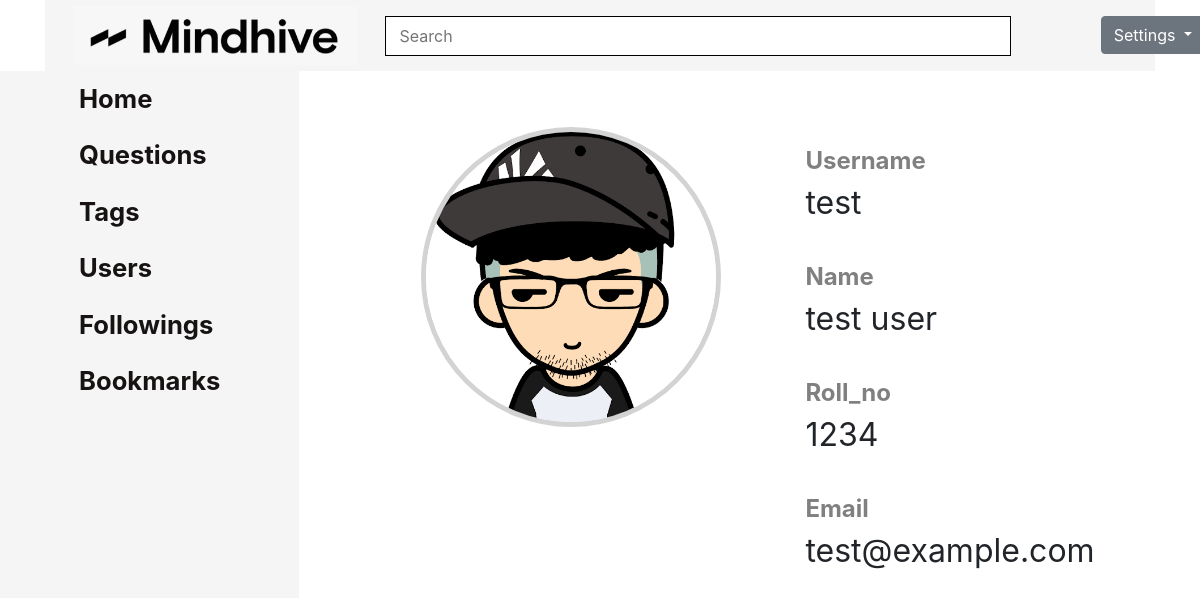
The page /users/2 on the database its author committed.
### users/models.py (models this page shows, shortened)
class User(AbstractUser):
    username = models.CharField(max_length=20,blank=False)
    email = models.EmailField(
        verbose_name='email address',
        max_length=255,
        unique=True,
        blank=False,
    )
    name = models.CharField(max_length=20, blank=True, null=True)
    roll_no=models.CharField(max_length=8, blank=True, null=True)
    profile_image = models.ImageField(upload_to='profile_image', default='default.jpg')
    blocked = models.BooleanField(default=False)
    followingQuestions = models.ManyToManyField(to='questions.Question', related_name='users_following', blank=True)
    bookmarkQuestions = models.ManyToManyField(to='questions.Question', related_name='users_bookmarked', blank=True)
    favouriteTags = models.ManyToManyField(to='tags.Tag', blank=True)
    notifications = models.ManyToManyField(to='notifications.Notification', blank=True)
    objects = UserInfoManager()
    USERNAME_FIELD = 'email'
    REQUIRED_FIELDS = ['username' ]

### users/views.py (the view)
# urls.py: path('<int:pk>', views.profile, name='view_user'),
def profile(request,pk):
    usr = User.objects.get(pk=pk)
    if request.user.is_authenticated:
        return render(request, 'homepage.html', {'usr': usr, 'viewer': request.user})
    else:
        return render(request, 'homepage.html', {'usr': usr})

### templates/homepage.html (shortened to what this page needs)
<!DOCTYPE html>
<html lang="en">
{% load static %}
<head>
    <link rel="stylesheet" href="{% static '/css/style.css' %}">
    <link rel="stylesheet" href="https://cdn.jsdelivr.net/npm/bootstrap@4.0.0/dist/css/bootstrap.min.css">
</head>
{%block content%}
<body>
  <div class="container">
    <nav id="navbar">
        <a href="#" id="logo">
            <img src="../media/icon.jpg" alt="Hello" class="logo-img">
        </a>
        <form class="inline-block">
            <input class="form-input" type="search" placeholder="Search" aria-placeholder="Search" length=50px>
        </form>
        <ul>
            <div class="dropdown">
                <button class="btn btn-secondary dropdown-toggle" type="button" id="dropdownMenuButton" data-toggle="dropdown" aria-haspopup="true" aria-expanded="false">
                  Settings
                </button>
            </div>
        </ul>
    </nav>
  </div>
    <div id="container">
        <div id="left">
            <a href="#" class="sect">
                <div class="comp">Home</div>
            </a>
            <a href="#" class="sect">
                <div class="comp">Questions</div>
            </a>
            <a href="#" class="sect">
                <div class="comp">Tags</div>
            </a>
            <a href="#" class="sect">
                <div class="comp">Users</div>
            </a>
            <a href="#" class="sect">
                <div class="comp">Followings</div>
            </a>
            <a href="#" class="sect">
                <div class="comp">Bookmarks</div>
            </a>
        </div>
        <div class="profile">
            <div id="photo">
                <div id="center-photo">
                    <img src="{{usr.profile_image.url}}" />
                </div>
            </div>
            <div id="data">
                <form class="data-input" action="">
                    <p class="text-name">Username</p>
                    {{usr.username}}
                </form>
                <form class="data-input" action="">
                    <p class="text-name">Name</p>
                    {{usr.name}}
                </form>
                <form class="data-input" action="">
                    <p class="text-name">Roll_no</p>
                    {{usr.roll_no}}
                </form>
                <form class="data-input" action="">
                    <p class="text-name">Email</p>
                    {{usr.email}}
                </form>
                </div>
            </div>
        </div>
</body>
{%endblock%}
</html>

### static/css/style.css (style rules this page uses)
* { margin: 20; padding: 20; }
html { scroll-behavior: smooth; }
:root { --navbar-height: 59px; }
body { background-color: rgb(214, 210, 210); }
#navbar { z-index: 99999; display: flex; align-items: center; position: sticky; top: 0px; border-bottom: #171313; }
#navbar::before { content: ""; background-color: whitesmoke; position: absolute; top:0px; left:0px; height: 100%; width:100%; z-index: -1; opacity: 1; }
#logo { color: white; display: flex; padding: 3px 22px; border-radius: 20px; text-decoration: none; }
.logo-img { height: 59px; margin: 3px 6px; }
.inline-block { display: block; width: 950px; height: 40px; }
.form-input { float: none; display: block; text-align: left; width: 100%; margin: 0; padding: 14px; border: 1px solid black; height: 40px; }
.dropdown { position: relative; left: 50px; top: 7px; }
#navbar ul { display: flex; }
#container { width: 100%; }
#left { position: sticky; float: left; width: auto; height: 90vh; display: flex; flex-direction: column; margin-top: 0; margin-left: 0; background-color: whitesmoke; }
#left a { text-decoration: none; text-align: left; font-size: 1.6rem; color: #171313; }
.sect { margin: 6px 12px; padding: 6px 13px; }
.comp { margin: -3px 8px; padding: 0px 46px; font-weight: bold; }
.profile { display: flex; float: left; width: 70%; height: 77vh; margin-top: 28px; margin-left: 22px; }
#photo { width: 40%; margin: 28px; display: flex; flex-direction: column; }
#center-photo { width:50%; margin: 0em 4.5em; }
#center-photo img { height: 300px; width: 300px; border-radius: 50%; border: 5px lightgray solid; }
#data { width: 60%; margin: 28px; display: flex; flex-direction: column; }
.data-input { display: block; padding: 0.5em 1em; margin: 0em 1em; font-size: xx-large; }
.text-name { margin:0em; font-size: x-large; font-weight: bold; color: grey; }

### rows shown on the page
User: profile_image (placeholder picture), username "test", name "test user", roll_no "1234", email "test@example.com"
